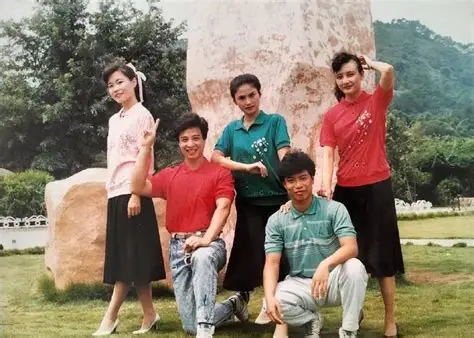
#> input picture examples/OIP-C.webp, 474 x 338 px
$ python -i utils.py   (imports and definitions only)
#> lines starting #> are read from the running program, lines starting #| are printed output that depends on the picture
"""Utility helpers for reproducible jigsaw experiments."""

from __future__ import annotations

from typing import List, Optional, Tuple

import numpy as np

from .splitter import Patch

try:
    import cv2  # type: ignore
except ImportError:  # pragma: no cover
    cv2 = None


def set_random_seed(seed: int = 42) -> np.random.Generator:
    """Create a deterministic numpy random generator."""
    return np.random.default_rng(seed)


# [152 lines left out: functions shuffle_patches, compose_image_from_grid, compose_image_row_major, generate_random_image, generate_gradient_image, generate_natural_like_image and 2 more, not called in this run]


def load_or_generate_image(path: Optional[str], size: Optional[int] = 300, seed: int = 42) -> np.ndarray:
    """Load image from path at original size (if size=None), or generate a natural-like fallback image."""
#> called with path = '../examples/OIP-C.webp', size = 300, seed = 42
    if path:
        if cv2 is not None:
            image = cv2.imread(path, cv2.IMREAD_COLOR)
#> image is the input picture: shape (338, 474, 3); mean B, G, R 109, 125.2, 140
            if image is None:
                raise ValueError(f"Failed to load image from path: {path}")
            image = cv2.cvtColor(image, cv2.COLOR_BGR2RGB)
            # Only resize if size is specified and different from original
            if size is not None and (image.shape[0] != size or image.shape[1] != size):
                image = cv2.resize(image, (size, size), interpolation=cv2.INTER_AREA)
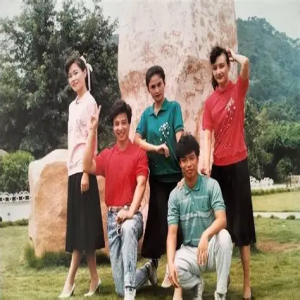
#> image: shape (300, 300, 3); mean R, G, B 140, 125.2, 109
            return image

        import matplotlib.image as mpimg

        image = mpimg.imread(path)
        if image is None:
            raise ValueError(f"Failed to load image from path: {path}")
        if image.dtype != np.uint8:
            image = np.clip(image * 255.0, 0, 255).astype(np.uint8)
        if image.ndim == 2:
            image = np.repeat(image[:, :, None], 3, axis=2)
        if image.shape[2] > 3:
            image = image[:, :, :3]
        # Only resize if size is specified
        if size is not None and (image.shape[0] != size or image.shape[1] != size):
            y_idx = np.linspace(0, image.shape[0] - 1, size).astype(np.int32)
            x_idx = np.linspace(0, image.shape[1] - 1, size).astype(np.int32)
            image = image[y_idx][:, x_idx]
        return image
    return generate_natural_like_image(size=size if size is not None else 300, seed=seed)

>>> result = load_or_generate_image('../examples/OIP-C.webp')
